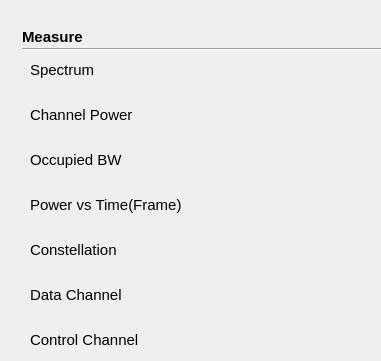
  <widget class="QWidget" name="ltefddmeawid" native="true">
   <property name="geometry">
    <rect>
     <x>890</x>
     <y>50</y>
     <width>381</width>
     <height>361</height>
    </rect>
   </property>
   <property name="styleSheet">
    <string notr="true">#plusmode[pltdismode=&quot;night&quot;] #ltefddmeawid
{	
background-color: rgba(0, 0, 0,1);
}
#plusmode[pltdismode=&quot;indoor&quot;] #ltefddmeawid
{	
background-color:rgba(255,255,255,1);
}

#plusmode[pltdismode=&quot;indoor&quot;] QPushButton:!checked
{
font: 11pt &quot;Arial&quot;;
font-weight:normal;
background-color: rgba(237, 212, 0,0);
color: rgb(105, 105, 105);
}
#plusmode[pltdismode=&quot;night&quot;] QPushButton:!checked
{
font: 11pt &quot;Arial&quot;;
font-weight:normal;
color: rgb(250,218,166);
background-color: rgb(24,23,20);
}
#plusmode[pltdismode=&quot;indoor&quot;] QPushButton:checked
{
font: 75 11pt &quot;Arial&quot;;
font-weight:bold;
background-color: rgb(255,181,0);
color: rgb(57, 57, 57);
}
#plusmode[pltdismode=&quot;night&quot;] QPushButton:checked
{
font: 75 11pt &quot;Arial&quot;;
font-weight:bold;
background-color: rgb(255, 156, 0);
color: rgb(0, 0, 0);
}

QPushButton{border-style:flat;text-align:left;}
QPushButton{padding-left:10px}</string>
   </property>
   <widget class="QPushButton" name="pushButton_54">
    <property name="geometry">
     <rect>
      <x>20</x>
      <y>190</y>
      <width>300</width>
      <height>30</height>
     </rect>
    </property>
    <property name="font">
     <font>
      <family>Arial</family>
      <pointsize>11</pointsize>
      <weight>50</weight>
      <italic>false</italic>
      <bold>false</bold>
     </font>
    </property>
    <property name="text">
     <string>Power vs Time(Frame)</string>
    </property>
    <property name="checkable">
     <bool>true</bool>
    </property>
    <property name="autoExclusive">
     <bool>true</bool>
    </property>
   </widget>
   <widget class="QPushButton" name="pushButton_55">
    <property name="geometry">
     <rect>
      <x>20</x>
      <y>235</y>
      <width>300</width>
      <height>30</height>
     </rect>
    </property>
    <property name="font">
     <font>
      <family>Arial</family>
      <pointsize>11</pointsize>
      <weight>50</weight>
      <italic>false</italic>
      <bold>false</bold>
     </font>
    </property>
    <property name="text">
     <string>Constellation</string>
    </property>
    <property name="checkable">
     <bool>true</bool>
    </property>
    <property name="autoExclusive">
     <bool>true</bool>
    </property>
   </widget>
   <widget class="QPushButton" name="pushButton_56">
    <property name="geometry">
     <rect>
      <x>20</x>
      <y>55</y>
      <width>300</width>
      <height>30</height>
     </rect>
    </property>
    <property name="font">
     <font>
      <family>Arial</family>
      <pointsize>11</pointsize>
      <weight>50</weight>
      <italic>false</italic>
      <bold>false</bold>
     </font>
    </property>
    <property name="text">
     <string>Spectrum</string>
    </property>
    <property name="checkable">
     <bool>true</bool>
    </property>
    <property name="checked">
     <bool>true</bool>
    </property>
    <property name="autoExclusive">
     <bool>true</bool>
    </property>
   </widget>
   <widget class="QPushButton" name="pushButton_59">
    <property name="geometry">
     <rect>
      <x>20</x>
      <y>145</y>
      <width>300</width>
      <height>30</height>
     </rect>
    </property>
    <property name="font">
     <font>
      <family>Arial</family>
      <pointsize>11</pointsize>
      <weight>50</weight>
      <italic>false</italic>
      <bold>false</bold>
     </font>
    </property>
    <property name="text">
     <string>Occupied BW</string>
    </property>
    <property name="checkable">
     <bool>true</bool>
    </property>
    <property name="autoExclusive">
     <bool>true</bool>
    </property>
   </widget>
   <widget class="QPushButton" name="pushButton_60">
    <property name="geometry">
     <rect>
      <x>20</x>
      <y>505</y>
      <width>300</width>
      <height>30</height>
     </rect>
    </property>
    <property name="font">
     <font>
      <family>Arial</family>
      <pointsize>11</pointsize>
      <weight>50</weight>
      <italic>false</italic>
      <bold>false</bold>
     </font>
    </property>
    <property name="text">
     <string>Spurious EM</string>
    </property>
    <property name="checkable">
     <bool>true</bool>
    </property>
    <property name="autoExclusive">
     <bool>true</bool>
    </property>
   </widget>
   <widget class="QPushButton" name="pushButton_61">
    <property name="geometry">
     <rect>
      <x>20</x>
      <y>550</y>
      <width>300</width>
      <height>30</height>
     </rect>
    </property>
    <property name="font">
     <font>
      <family>Arial</family>
      <pointsize>11</pointsize>
      <weight>50</weight>
      <italic>false</italic>
      <bold>false</bold>
     </font>
    </property>
    <property name="text">
     <string>ACLR</string>
    </property>
    <property name="checkable">
     <bool>true</bool>
    </property>
    <property name="autoExclusive">
     <bool>true</bool>
    </property>
   </widget>
   <widget class="QPushButton" name="pushButton_63">
    <property name="geometry">
     <rect>
      <x>20</x>
      <y>100</y>
      <width>300</width>
      <height>30</height>
     </rect>
    </property>
    <property name="font">
     <font>
      <family>Arial</family>
      <pointsize>11</pointsize>
      <weight>50</weight>
      <italic>false</italic>
      <bold>false</bold>
     </font>
    </property>
    <property name="text">
     <string>Channel Power</string>
    </property>
    <property name="checkable">
     <bool>true</bool>
    </property>
    <property name="autoExclusive">
     <bool>true</bool>
    </property>
   </widget>
   <widget class="QPushButton" name="pushButton_57">
    <property name="geometry">
     <rect>
      <x>20</x>
      <y>280</y>
      <width>300</width>
      <height>30</height>
     </rect>
    </property>
    <property name="font">
     <font>
      <family>Arial</family>
      <pointsize>11</pointsize>
      <weight>50</weight>
      <italic>false</italic>
      <bold>false</bold>
     </font>
    </property>
    <property name="text">
     <string>Data Channel</string>
    </property>
    <property name="checkable">
     <bool>true</bool>
    </property>
    <property name="autoExclusive">
     <bool>true</bool>
    </property>
   </widget>
   <widget class="QLabel" name="label_7">
    <property name="geometry">
     <rect>
      <x>22</x>
      <y>28</y>
      <width>91</width>
      <height>17</height>
     </rect>
    </property>
    <property name="font">
     <font>
      <family>Arial</family>
      <pointsize>11</pointsize>
      <weight>75</weight>
      <bold>true</bold>
     </font>
    </property>
    <property name="styleSheet">
     <string notr="true">#plusmode[pltdismode=&quot;indoor&quot;] QLabel 
 {
color:rgba(9, 73, 108,1);
	background-color: white;
}
#plusmode[pltdismode=&quot;night&quot;] QLabel 
 {
color:rgba(7,97,116,1);
	background-color: black;
}
</string>
    </property>
    <property name="text">
     <string>Measure</string>
    </property>
   </widget>
   <widget class="Line" name="line_6">
    <property name="geometry">
     <rect>
      <x>22</x>
      <y>48</y>
      <width>400</width>
      <height>2</height>
     </rect>
    </property>
    <property name="styleSheet">
     <string notr="true">#plusmode[pltdismode=&quot;indoor&quot;] #line_6
 {
background-color:rgba(6,62,97,1);	
}
#plusmode[pltdismode=&quot;night&quot;] #line_6
 {
background-color:rgba(7,97,116,1);
}</string>
    </property>
    <property name="orientation">
     <enum>Qt::Horizontal</enum>
    </property>
   </widget>
   <widget class="QPushButton" name="pushButton_62">
    <property name="geometry">
     <rect>
      <x>20</x>
      <y>325</y>
      <width>300</width>
      <height>30</height>
     </rect>
    </property>
    <property name="font">
     <font>
      <family>Arial</family>
      <pointsize>11</pointsize>
      <weight>50</weight>
      <italic>false</italic>
      <bold>false</bold>
     </font>
    </property>
    <property name="text">
     <string>Control Channel</string>
    </property>
    <property name="checkable">
     <bool>true</bool>
    </property>
    <property name="autoExclusive">
     <bool>true</bool>
    </property>
   </widget>
   <widget class="QPushButton" name="pushButton_64">
    <property name="geometry">
     <rect>
      <x>20</x>
      <y>370</y>
      <width>300</width>
      <height>30</height>
     </rect>
    </property>
    <property name="font">
     <font>
      <family>Arial</family>
      <pointsize>11</pointsize>
      <weight>50</weight>
      <italic>false</italic>
      <bold>false</bold>
     </font>
    </property>
    <property name="text">
     <string>Frame Analysis</string>
    </property>
    <property name="checkable">
     <bool>true</bool>
    </property>
    <property name="checked">
     <bool>false</bool>
    </property>
    <property name="autoExclusive">
     <bool>true</bool>
    </property>
   </widget>
   <widget class="QPushButton" name="pushButton_66">
    <property name="geometry">
     <rect>
      <x>20</x>
      <y>415</y>
      <width>300</width>
      <height>30</height>
     </rect>
    </property>
    <property name="font">
     <font>
      <family>Arial</family>
      <pointsize>11</pointsize>
      <weight>50</weight>
      <italic>false</italic>
      <bold>false</bold>
     </font>
    </property>
    <property name="text">
     <string>Data Allocation Map</string>
    </property>
    <property name="checkable">
     <bool>true</bool>
    </property>
    <property name="autoExclusive">
     <bool>true</bool>
    </property>
   </widget>
   <widget class="QPushButton" name="pushButton_67">
    <property name="geometry">
     <rect>
      <x>20</x>
      <y>460</y>
      <width>300</width>
      <height>30</height>
     </rect>
    </property>
    <property name="font">
     <font>
      <family>Arial</family>
      <pointsize>11</pointsize>
      <weight>50</weight>
      <italic>false</italic>
      <bold>false</bold>
     </font>
    </property>
    <property name="text">
     <string>Channel Scanner</string>
    </property>
    <property name="checkable">
     <bool>true</bool>
    </property>
    <property name="autoExclusive">
     <bool>true</bool>
    </property>
   </widget>
   <widget class="QPushButton" name="pushButton_68">
    <property name="geometry">
     <rect>
      <x>465</x>
      <y>55</y>
      <width>300</width>
      <height>30</height>
     </rect>
    </property>
    <property name="font">
     <font>
      <family>Arial</family>
      <pointsize>11</pointsize>
      <weight>50</weight>
      <italic>false</italic>
      <bold>false</bold>
     </font>
    </property>
    <property name="text">
     <string>ID Scanner</string>
    </property>
    <property name="checkable">
     <bool>true</bool>
    </property>
    <property name="autoExclusive">
     <bool>true</bool>
    </property>
   </widget>
   <widget class="QPushButton" name="pushButton_69">
    <property name="geometry">
     <rect>
      <x>465</x>
      <y>100</y>
      <width>300</width>
      <height>30</height>
     </rect>
    </property>
    <property name="font">
     <font>
      <family>Arial</family>
      <pointsize>11</pointsize>
      <weight>50</weight>
      <italic>false</italic>
      <bold>false</bold>
     </font>
    </property>
    <property name="text">
     <string>Route Map</string>
    </property>
    <property name="checkable">
     <bool>true</bool>
    </property>
    <property name="autoExclusive">
     <bool>true</bool>
    </property>
   </widget>
   <widget class="QPushButton" name="pushButton_70">
    <property name="geometry">
     <rect>
      <x>465</x>
      <y>145</y>
      <width>300</width>
      <height>30</height>
     </rect>
    </property>
    <property name="font">
     <font>
      <family>Arial</family>
      <pointsize>11</pointsize>
      <weight>50</weight>
      <italic>false</italic>
      <bold>false</bold>
     </font>
    </property>
    <property name="text">
     <string>Control Channel</string>
    </property>
    <property name="checkable">
     <bool>true</bool>
    </property>
    <property name="autoExclusive">
     <bool>true</bool>
    </property>
   </widget>
   <widget class="QPushButton" name="pushButton_71">
    <property name="geometry">
     <rect>
      <x>465</x>
      <y>190</y>
      <width>300</width>
      <height>30</height>
     </rect>
    </property>
    <property name="font">
     <font>
      <family>Arial</family>
      <pointsize>11</pointsize>
      <weight>50</weight>
      <italic>false</italic>
      <bold>false</bold>
     </font>
    </property>
    <property name="text">
     <string>Datagram</string>
    </property>
    <property name="checkable">
     <bool>true</bool>
    </property>
    <property name="autoExclusive">
     <bool>true</bool>
    </property>
   </widget>
   <widget class="QPushButton" name="pushButton_72">
    <property name="geometry">
     <rect>
      <x>465</x>
      <y>235</y>
      <width>300</width>
      <height>30</height>
     </rect>
    </property>
    <property name="font">
     <font>
      <family>Arial</family>
      <pointsize>11</pointsize>
      <weight>50</weight>
      <italic>false</italic>
      <bold>false</bold>
     </font>
    </property>
    <property name="text">
     <string>Carrier Aggregation</string>
    </property>
    <property name="checkable">
     <bool>true</bool>
    </property>
    <property name="autoExclusive">
     <bool>true</bool>
    </property>
   </widget>
   <widget class="QPushButton" name="pushButton_73">
    <property name="geometry">
     <rect>
      <x>465</x>
      <y>280</y>
      <width>300</width>
      <height>30</height>
     </rect>
    </property>
    <property name="font">
     <font>
      <family>Arial</family>
      <pointsize>11</pointsize>
      <weight>50</weight>
      <italic>false</italic>
      <bold>false</bold>
     </font>
    </property>
    <property name="text">
     <string>Carrier Aggregation</string>
    </property>
    <property name="checkable">
     <bool>true</bool>
    </property>
    <property name="autoExclusive">
     <bool>true</bool>
    </property>
   </widget>
   <widget class="Line" name="line_8">
    <property name="geometry">
     <rect>
      <x>465</x>
      <y>48</y>
      <width>400</width>
      <height>2</height>
     </rect>
    </property>
    <property name="styleSheet">
     <string notr="true">#plusmode[pltdismode=&quot;indoor&quot;] #line_8
 {
background-color:rgba(6,62,97,1);	
}
#plusmode[pltdismode=&quot;night&quot;] #line_8
 {
background-color:rgba(7,97,116,1);
}</string>
    </property>
    <property name="orientation">
     <enum>Qt::Horizontal</enum>
    </property>
   </widget>
   <widget class="QPushButton" name="pushButton_94">
    <property name="geometry">
     <rect>
      <x>465</x>
      <y>325</y>
      <width>300</width>
      <height>30</height>
     </rect>
    </property>
    <property name="font">
     <font>
      <family>Arial</family>
      <pointsize>11</pointsize>
      <weight>50</weight>
      <italic>false</italic>
      <bold>false</bold>
     </font>
    </property>
    <property name="text">
     <string>Conformance Test</string>
    </property>
    <property name="checkable">
     <bool>true</bool>
    </property>
    <property name="autoExclusive">
     <bool>true</bool>
    </property>
   </widget>
   <widget class="QPushButton" name="pushButton_95">
    <property name="geometry">
     <rect>
      <x>465</x>
      <y>370</y>
      <width>300</width>
      <height>30</height>
     </rect>
    </property>
    <property name="font">
     <font>
      <family>Arial</family>
      <pointsize>11</pointsize>
      <weight>50</weight>
      <italic>false</italic>
      <bold>false</bold>
     </font>
    </property>
    <property name="text">
     <string>Maintenance Test</string>
    </property>
    <property name="checkable">
     <bool>true</bool>
    </property>
    <property name="autoExclusive">
     <bool>true</bool>
    </property>
   </widget>
   <widget class="QPushButton" name="pushButton_96">
    <property name="geometry">
     <rect>
      <x>465</x>
      <y>415</y>
      <width>300</width>
      <height>30</height>
     </rect>
    </property>
    <property name="font">
     <font>
      <family>Arial</family>
      <pointsize>11</pointsize>
      <weight>50</weight>
      <italic>false</italic>
      <bold>false</bold>
     </font>
    </property>
    <property name="text">
     <string>Signal Performance</string>
    </property>
    <property name="checkable">
     <bool>true</bool>
    </property>
    <property name="autoExclusive">
     <bool>true</bool>
    </property>
   </widget>
   <widget class="QPushButton" name="pushButton_97">
    <property name="geometry">
     <rect>
      <x>465</x>
      <y>460</y>
      <width>300</width>
      <height>30</height>
     </rect>
    </property>
    <property name="font">
     <font>
      <family>Arial</family>
      <pointsize>11</pointsize>
      <weight>50</weight>
      <italic>false</italic>
      <bold>false</bold>
     </font>
    </property>
    <property name="text">
     <string>DAS Test</string>
    </property>
    <property name="checkable">
     <bool>true</bool>
    </property>
    <property name="autoExclusive">
     <bool>true</bool>
    </property>
   </widget>
   <widget class="QPushButton" name="pushButton_98">
    <property name="geometry">
     <rect>
      <x>465</x>
      <y>505</y>
      <width>300</width>
      <height>30</height>
     </rect>
    </property>
    <property name="font">
     <font>
      <family>Arial</family>
      <pointsize>11</pointsize>
      <weight>50</weight>
      <italic>false</italic>
      <bold>false</bold>
     </font>
    </property>
    <property name="text">
     <string>Power Statistics CCDF</string>
    </property>
    <property name="checkable">
     <bool>true</bool>
    </property>
    <property name="autoExclusive">
     <bool>true</bool>
    </property>
   </widget>
  </widget>
